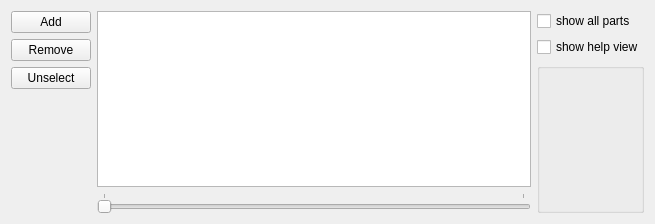
<?xml version="1.0" encoding="UTF-8"?>
<ui version="4.0">
 <class>EditorTrajectoryWidget</class>
 <widget class="QWidget" name="EditorTrajectoryWidget">
  <property name="geometry">
   <rect>
    <x>0</x>
    <y>0</y>
    <width>655</width>
    <height>224</height>
   </rect>
  </property>
  <property name="windowTitle">
   <string>EditorTrajectoryWidget</string>
  </property>
  <layout class="QVBoxLayout" name="verticalLayout_2">
   <item>
    <layout class="QHBoxLayout" name="horizontalLayout">
     <item>
      <layout class="QVBoxLayout" name="verticalLayout">
       <item>
        <widget class="QPushButton" name="addButton">
         <property name="text">
          <string>Add</string>
         </property>
        </widget>
       </item>
       <item>
        <widget class="QPushButton" name="removeButton">
         <property name="text">
          <string>Remove</string>
         </property>
        </widget>
       </item>
       <item>
        <widget class="QPushButton" name="unselectButton">
         <property name="text">
          <string>Unselect</string>
         </property>
        </widget>
       </item>
       <item>
        <spacer name="verticalSpacer">
         <property name="orientation">
          <enum>Qt::Vertical</enum>
         </property>
         <property name="sizeHint" stdset="0">
          <size>
           <width>20</width>
           <height>40</height>
          </size>
         </property>
        </spacer>
       </item>
      </layout>
     </item>
     <item>
      <layout class="QVBoxLayout" name="verticalLayout_4">
       <item>
        <widget class="EditorTrajectoryLayerElementsList" name="listView">
         <property name="editTriggers">
          <set>QAbstractItemView::NoEditTriggers</set>
         </property>
        </widget>
       </item>
       <item>
        <widget class="EditorTimelineSlider" name="slider">
         <property name="orientation">
          <enum>Qt::Horizontal</enum>
         </property>
         <property name="tickPosition">
          <enum>QSlider::TicksAbove</enum>
         </property>
         <property name="tickInterval">
          <number>100</number>
         </property>
        </widget>
       </item>
      </layout>
     </item>
     <item>
      <layout class="QVBoxLayout" name="verticalLayout_5">
       <item>
        <widget class="QCheckBox" name="showAllCheckBox">
         <property name="text">
          <string>show all parts</string>
         </property>
        </widget>
       </item>
       <item>
        <widget class="QCheckBox" name="showHelpViewCheckBox">
         <property name="text">
          <string>show help view</string>
         </property>
        </widget>
       </item>
       <item>
        <widget class="QGroupBox" name="partsBox">
         <property name="enabled">
          <bool>false</bool>
         </property>
         <property name="sizePolicy">
          <sizepolicy hsizetype="Preferred" vsizetype="Preferred">
           <horstretch>0</horstretch>
           <verstretch>0</verstretch>
          </sizepolicy>
         </property>
         <property name="styleSheet">
          <string notr="true">QRadioButton
{
	font-size: 12px;
	font-weight: bold;
	color: white;
}

QRadioButton::indicator:disabled
{
	background-color: transparent;
}</string>
         </property>
         <property name="title">
          <string/>
         </property>
         <layout class="QVBoxLayout" name="verticalLayout_3">
          <property name="sizeConstraint">
           <enum>QLayout::SetDefaultConstraint</enum>
          </property>
          <property name="leftMargin">
           <number>20</number>
          </property>
          <property name="topMargin">
           <number>9</number>
          </property>
          <property name="rightMargin">
           <number>20</number>
          </property>
          <property name="bottomMargin">
           <number>9</number>
          </property>
         </layout>
        </widget>
       </item>
      </layout>
     </item>
    </layout>
   </item>
  </layout>
 </widget>
 <layoutdefault spacing="6" margin="11"/>
 <customwidgets>
  <customwidget>
   <class>EditorTrajectoryLayerElementsList</class>
   <extends>QListView</extends>
   <header>EditorTrajectoryLayerElementsList.h</header>
   <slots>
    <slot>insertRow()</slot>
    <slot>removeRow()</slot>
    <slot>selectRow(QModelIndex)</slot>
    <slot>unselectRows()</slot>
   </slots>
  </customwidget>
  <customwidget>
   <class>EditorTimelineSlider</class>
   <extends>QSlider</extends>
   <header>EditorTimelineSlider.h</header>
  </customwidget>
 </customwidgets>
 <resources/>
 <connections>
  <connection>
   <sender>addButton</sender>
   <signal>clicked()</signal>
   <receiver>listView</receiver>
   <slot>insertRow()</slot>
   <hints>
    <hint type="sourcelabel">
     <x>48</x>
     <y>22</y>
    </hint>
    <hint type="destinationlabel">
     <x>357</x>
     <y>111</y>
    </hint>
   </hints>
  </connection>
  <connection>
   <sender>removeButton</sender>
   <signal>clicked()</signal>
   <receiver>listView</receiver>
   <slot>removeRow()</slot>
   <hints>
    <hint type="sourcelabel">
     <x>48</x>
     <y>51</y>
    </hint>
    <hint type="destinationlabel">
     <x>357</x>
     <y>111</y>
    </hint>
   </hints>
  </connection>
  <connection>
   <sender>listView</sender>
   <signal>clicked(QModelIndex)</signal>
   <receiver>listView</receiver>
   <slot>selectRow(QModelIndex)</slot>
   <hints>
    <hint type="sourcelabel">
     <x>357</x>
     <y>111</y>
    </hint>
    <hint type="destinationlabel">
     <x>357</x>
     <y>111</y>
    </hint>
   </hints>
  </connection>
  <connection>
   <sender>unselectButton</sender>
   <signal>clicked()</signal>
   <receiver>listView</receiver>
   <slot>unselectRows()</slot>
   <hints>
    <hint type="sourcelabel">
     <x>48</x>
     <y>80</y>
    </hint>
    <hint type="destinationlabel">
     <x>357</x>
     <y>111</y>
    </hint>
   </hints>
  </connection>
  <connection>
   <sender>slider</sender>
   <signal>valueChanged(int)</signal>
   <receiver>listView</receiver>
   <slot>repaint()</slot>
   <hints>
    <hint type="sourcelabel">
     <x>357</x>
     <y>198</y>
    </hint>
    <hint type="destinationlabel">
     <x>357</x>
     <y>94</y>
    </hint>
   </hints>
  </connection>
  <connection>
   <sender>listView</sender>
   <signal>clicked(QModelIndex)</signal>
   <receiver>EditorTrajectoryWidget</receiver>
   <slot>onTrajectoryListUpdate()</slot>
   <hints>
    <hint type="sourcelabel">
     <x>331</x>
     <y>100</y>
    </hint>
    <hint type="destinationlabel">
     <x>316</x>
     <y>116</y>
    </hint>
   </hints>
  </connection>
  <connection>
   <sender>removeButton</sender>
   <signal>clicked()</signal>
   <receiver>EditorTrajectoryWidget</receiver>
   <slot>onTrajectoryListUpdate()</slot>
   <hints>
    <hint type="sourcelabel">
     <x>48</x>
     <y>51</y>
    </hint>
    <hint type="destinationlabel">
     <x>316</x>
     <y>116</y>
    </hint>
   </hints>
  </connection>
  <connection>
   <sender>addButton</sender>
   <signal>clicked()</signal>
   <receiver>EditorTrajectoryWidget</receiver>
   <slot>onTrajectoryListUpdate()</slot>
   <hints>
    <hint type="sourcelabel">
     <x>48</x>
     <y>22</y>
    </hint>
    <hint type="destinationlabel">
     <x>316</x>
     <y>116</y>
    </hint>
   </hints>
  </connection>
  <connection>
   <sender>showAllCheckBox</sender>
   <signal>stateChanged(int)</signal>
   <receiver>EditorTrajectoryWidget</receiver>
   <slot>onShowAllStateChanged(int)</slot>
   <hints>
    <hint type="sourcelabel">
     <x>613</x>
     <y>19</y>
    </hint>
    <hint type="destinationlabel">
     <x>327</x>
     <y>111</y>
    </hint>
   </hints>
  </connection>
  <connection>
   <sender>unselectButton</sender>
   <signal>clicked()</signal>
   <receiver>EditorTrajectoryWidget</receiver>
   <slot>onTrajectoryListUpdate()</slot>
   <hints>
    <hint type="sourcelabel">
     <x>48</x>
     <y>80</y>
    </hint>
    <hint type="destinationlabel">
     <x>327</x>
     <y>111</y>
    </hint>
   </hints>
  </connection>
  <connection>
   <sender>showHelpViewCheckBox</sender>
   <signal>stateChanged(int)</signal>
   <receiver>EditorTrajectoryWidget</receiver>
   <slot>onShowHelpViewChanged(int)</slot>
   <hints>
    <hint type="sourcelabel">
     <x>595</x>
     <y>42</y>
    </hint>
    <hint type="destinationlabel">
     <x>327</x>
     <y>111</y>
    </hint>
   </hints>
  </connection>
 </connections>
 <slots>
  <slot>onEditButtonToggled(bool)</slot>
  <slot>onTrajectoryListUpdate()</slot>
  <slot>onShowAllStateChanged(int)</slot>
  <slot>onShowHelpViewChanged(int)</slot>
 </slots>
</ui>
